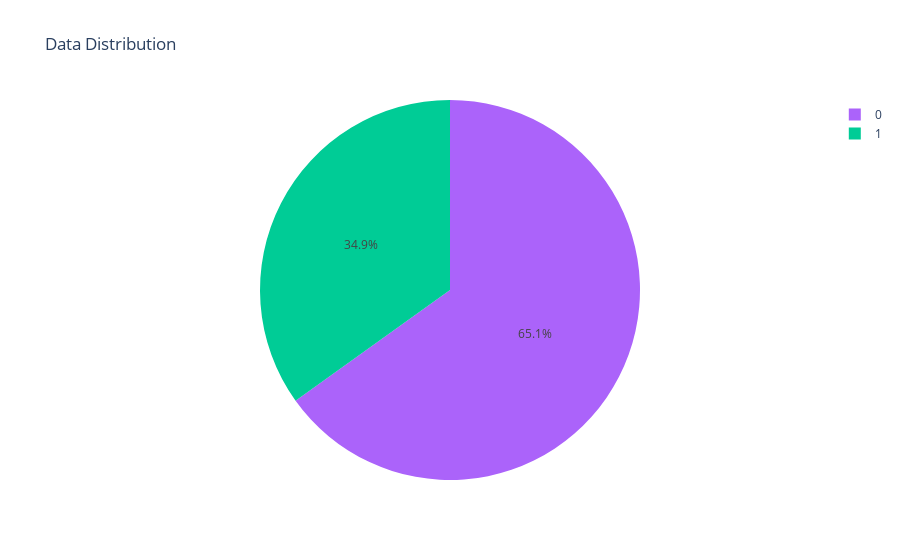

The notebook cell saved with this chart:
### Code cell
px.pie(df,'Outcome',color='Outcome', color_discrete_map={'0':'red','1':'green'},
       title = "Data Distribution")

### Figure 1 — Plotly figure (JSON) as saved in the notebook; plotly's stock layout.template omitted (floating-point values rounded to 4 significant figures; data arrays with more than 128 entries replaced by an {"elided": "..."} marker saying what was removed)
{"data": [{"customdata": {"elided": "768x1 int values"}, "domain": {"x": [0, 1], "y": [0, 1]}, "hovertemplate": "Outcome=%{customdata[0]}<extra></extra>", "labels": {"elided": "768 int values"}, "legendgroup": "", "marker": {"colors": {"elided": "768 str values"}}, "name": "", "showlegend": true, "type": "pie"}], "layout": {"legend": {"tracegroupgap": 0}, "title": {"text": "Data Distribution"}}}
